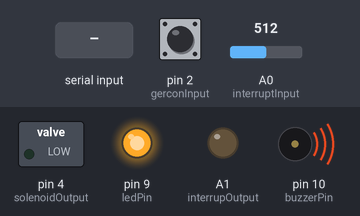
The sketch below on a simulated Arduino Uno, built with avr-gcc and run on an emulated ATmega328P. Shown: switched loads named in the sketch (green lamp = pin HIGH), output pins drawn as LEDs (lit = HIGH), buzzer (waves = sounding). The inputs (shaded band) are chosen by the test bench; at power-on: pin 2 (gerconInput) HIGH, A0 (interruptInput) = 512.

Above: at 2.2 s.
2.3 s: "unlock\n" received over Serial
At 3.4 s:
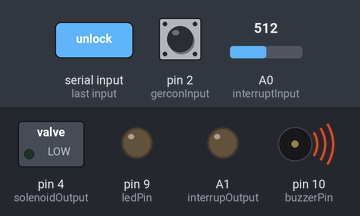
At 5.0 s:
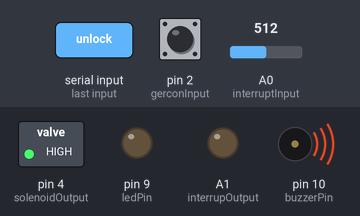
Timing chart, 0 to 16.3 s (numbered marks = the images above; inputs shaded):
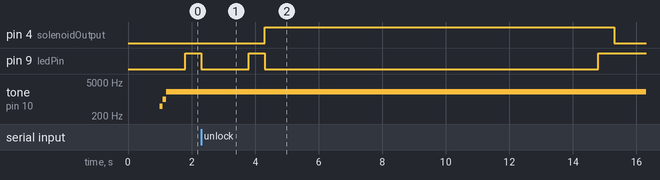

The sketch:

arduino_sketch.ino
```cpp
#define interruptInput A0
#define interrupOutput A1

#define gerconInput 2
#define solenoidOutput 4

#define ledPin  9
#define buzzerPin  10
const char* const states_str[]={"GOOD_WAITING","GERCON_OPEN","WALL_DAMAGED","UNLOCKED","SAFE_DAMAGED","OPENED"};
enum state {GOOD_WAITING, GERCON_OPEN, WALL_DAMAGED, UNLOCKED, SAFE_DAMAGED, OPENED};
// Текущее состояния (запускаем систему, когда дверь открыта
//изменить на Opened!!!
enum state curState = OPENED;

String inputString;

void setup()
{
  Serial.begin(9600); // инициализация последовательного порта
  // соленои инициализация
  pinMode(solenoidOutput, OUTPUT);
  //обрыв инициализация
  pinMode(interrupOutput, OUTPUT);
  pinMode(interruptInput, INPUT);
  //геркон инициальзация
  pinMode(gerconInput, INPUT);
  digitalWrite(gerconInput, HIGH);

  //лампочки инициализация
  pinMode(ledPin, OUTPUT);
  pinMode(buzzerPin, OUTPUT);
  delay(1000); // устаканимся
}

void loop(){

  //если все хорошо
  if ((isWallDamaged()== false)&&(isGerconOpen()==false)&&(curState==GOOD_WAITING)){
    curState = GOOD_WAITING;
  } else {
      //стейты с повреждением
      if (isWallDamaged()== true){
        curState = WALL_DAMAGED;
      }
      if ((isGerconOpen()== true)&&(curState!=UNLOCKED)&&(curState!=OPENED)){
        curState = GERCON_OPEN;
      }
      if ((isGerconOpen()== true)&&(curState!=UNLOCKED)&&(curState!=OPENED)&&(isWallDamaged()== true)){
        curState = SAFE_DAMAGED;
      }

  }

  //если все хорошо, проверяем, если ли команда на открытие
  //if (curState==GOOD_WAITING){
    if(Serial.available() > 0)
    {
        inputString = Serial.readStringUntil('\n');

        if (inputString == "unlock"){
          curState = UNLOCKED;
          unlock();

        }
        if (inputString == "lock"){
          curState = GOOD_WAITING;
          lock();

        }

        if (inputString == "sayState"){
          Serial.print("{ \"state\": \""+String(states_str[curState]) + "\"," +
                       "\"GERCON_OPENED\" : \""+String(isGerconOpen()) + "\"" +
                       "\"WALL_DAMAGED\" : \""+String(isWallDamaged()) + "\"}");
        }
    }
  //}
    //Serial.print("state:"+String(states_str[curState]) + ",");

    if ((curState==UNLOCKED)&&(isGerconOpen()== true)){
        lock();
        curState = OPENED;
        ledOff();
        buzzerOff();
    }

    if ((curState==GOOD_WAITING)||(curState== OPENED)){
        ledOn();
        buzzerOff();
    }
    if ((curState==WALL_DAMAGED)||(curState== GERCON_OPEN)||(curState== SAFE_DAMAGED)){
         buzzerSwing();
         ledSwing();
    }
    if (curState==UNLOCKED){
        buzzerOn();
        ledOff();
    }

    //Если был открыт, а теперь закрыт
    if ((curState==OPENED)&&(isGerconOpen()== false)){
        lock();
        curState = GOOD_WAITING;
    }
    delay(1000);


}

//открыть замок
boolean unlock(){
  ledSwing();
  digitalWrite(solenoidOutput, HIGH);
  delay(10000);
}
boolean lock(){
  ledSwing();
  digitalWrite(solenoidOutput, LOW);
}


//Повреждена ли стенка?
boolean isWallDamaged(){
  analogWrite(interrupOutput, 100);
  float analogValue = analogRead(interruptInput); // чтение аналогового значения
  if (analogValue!=0){return true;}
   else{return false;}
}

//разомкнут ли геркон?
boolean isGerconOpen(){
   int digitalValue = digitalRead(gerconInput);
   if (digitalValue==0){return false;}
   else{return true;}
}

void ledOn(){
    digitalWrite(ledPin, HIGH);
}

void ledSwing(){
    digitalWrite(ledPin, LOW);
    delay(500);
    digitalWrite(ledPin, HIGH);
    delay(500);
    digitalWrite(ledPin, LOW);
}

void buzzerOn(){
    tone(buzzerPin, 1000);
}

void buzzerSwing(){
    tone (buzzerPin, 500);
    delay(100);
    tone(buzzerPin, 1000);
    delay(100);
    tone(buzzerPin, 2000);
    delay(100);
}

void ledOff(){
    digitalWrite(ledPin, LOW);
}

void buzzerOff(){
    digitalWrite(buzzerPin, LOW);
}
```

electricity_meter_sketch.ino
```cpp

```

Measured:
- after the input at 2.3 s, pin 4 (solenoidOutput): LOW → HIGH after 2.0 s, → LOW 11.0 s later; tone on pin 10 (buzzerPin): stops changing and stays 2000 Hz
